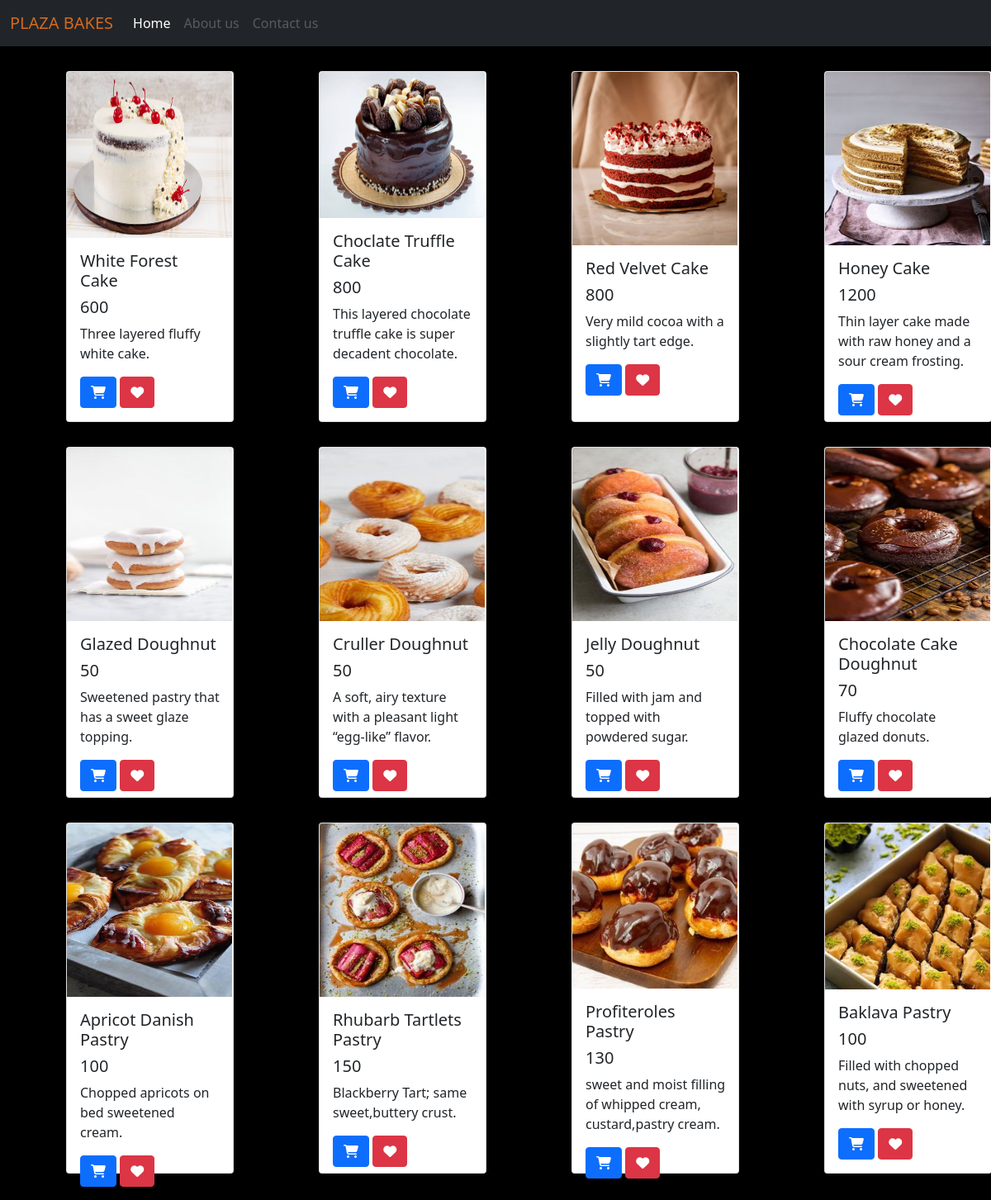
The app's page /plazaapp/userproddisp/ with its own data.
### plazaapp/models.py (models this page shows)
class productmodel(models.Model):
    shopid=models.IntegerField()
    productname=models.CharField(max_length=30)
    price= models.IntegerField()
    discription=models.CharField(max_length=100)
    image=models.FileField(upload_to='myapp/static')

### plazaapp/views.py (the view)
# urls.py: path('userproddisp/', userproduct),
def userproduct(request):
    a = productmodel.objects.all()
    imagepd = []
    name = []
    pr = []
    des = []
    id = []
    for i in a:
        id1 = i.id
        id.append(id1)
        im = i.image
        imagepd.append(str(im).split('/')[-1])
        nm = i.productname
        name.append(nm)
        prs = i.price
        pr.append(prs)
        dcrn = i.discription
        des.append(dcrn)
    mylist = zip(imagepd, name, pr, des, id)
    return render(request, 'userproduct disp.html', {'mylist': mylist})

### plazaapp/templates/userproduct disp.html (shortened to what this page needs)
<!DOCTYPE html>
<html lang="en">
{% load static %}
<head>
  <link href="https://cdn.jsdelivr.net/npm/bootstrap@5.0.2/dist/css/bootstrap.min.css" rel="stylesheet">
</head>
<body style="background-color: black;">
<nav class="navbar navbar-expand-lg navbar-dark bg-dark">
  <div class="container-fluid">
    <a class="navbar-brand" href="#" id="plaza">PLAZA BAKES</a>
    <div class="collapse navbar-collapse" id="navbarNavAltMarkup">
      <div class="navbar-nav">
        <a class="nav-link active" aria-current="page" href="http://127.0.0.1:8000/plazaapp/userprof/">Home</a>
        <a class="nav-link disabled" href="#" tabindex="-1" aria-disabled="true">About us</a>
        <a class="nav-link disabled" href="#" tabindex="-1" aria-disabled="true">Contact us</a>
      </div>
    </div>
  </div>
</nav>
<div class="row">
{% for i,j,k,l,m in mylist %}
    <div class="col-3">
<div class="card" style="width: 12.7rem;height: 425px; margin-left:80px; margin-top:30px">
  <img src="{% static i %}" style="width:200px; height:210px;  " class="card-img-top" alt="...">
  <div class="card-body">
    <h5 class="card-title">{{j}}</h5>
    <h5 class="card-text">{{k}}</h5>
    <p>{{l}}</p>
    <a href="http://127.0.0.1:8000/plazaapp/addcart/{{m}}" class="btn btn-primary"><i class="fa-solid fa-cart-shopping"></i> </a>
      <a href="http://127.0.0.1:8000/plazaapp/wishlistuser/{{m}}" class="btn btn-danger"><i class="fa-solid fa-heart"></i></a>
  </div>
</div>
    </div>
{% endfor %}
</div>
</body>
</html>

### plazaapp/templates/userproduct disp.html (style rules this page uses)
#plaza { color: chocolate; }

### records on screen
productmodel: mylist "White Forest Cake", mylist "Three layered fluffy white cake."
productmodel: mylist "Choclate Truffle Cake", mylist "This layered chocolate truffle cake is super decadent chocolate."
productmodel: mylist "Red Velvet Cake", mylist "Very mild cocoa with a slightly tart edge."
productmodel: mylist "Honey Cake", mylist "Thin layer cake made with raw honey and a sour cream frosting."
productmodel: mylist "Glazed Doughnut", mylist "Sweetened pastry that has a sweet glaze topping."
productmodel: mylist "Cruller Doughnut", mylist "A soft, airy texture with a pleasant light “egg-like” flavor."
productmodel: mylist "Jelly Doughnut", mylist "Filled with jam and topped with powdered sugar."
productmodel: mylist "Chocolate Cake Doughnut", mylist "Fluffy chocolate glazed donuts."
productmodel: mylist "Apricot Danish Pastry", mylist "Chopped apricots on bed sweetened cream."
productmodel: mylist "Rhubarb Tartlets Pastry", mylist "Blackberry Tart; same sweet,buttery crust."
productmodel: mylist "Profiteroles Pastry", mylist "sweet and moist filling of whipped cream, custard,pastry cream."
productmodel: mylist "Baklava Pastry", mylist "Filled with chopped nuts, and sweetened with syrup or honey."

### other values on screen
{{ k }} "600" "800" "800" "1200" "50" "50" "50" "70" "100" "150" "130" "100"
